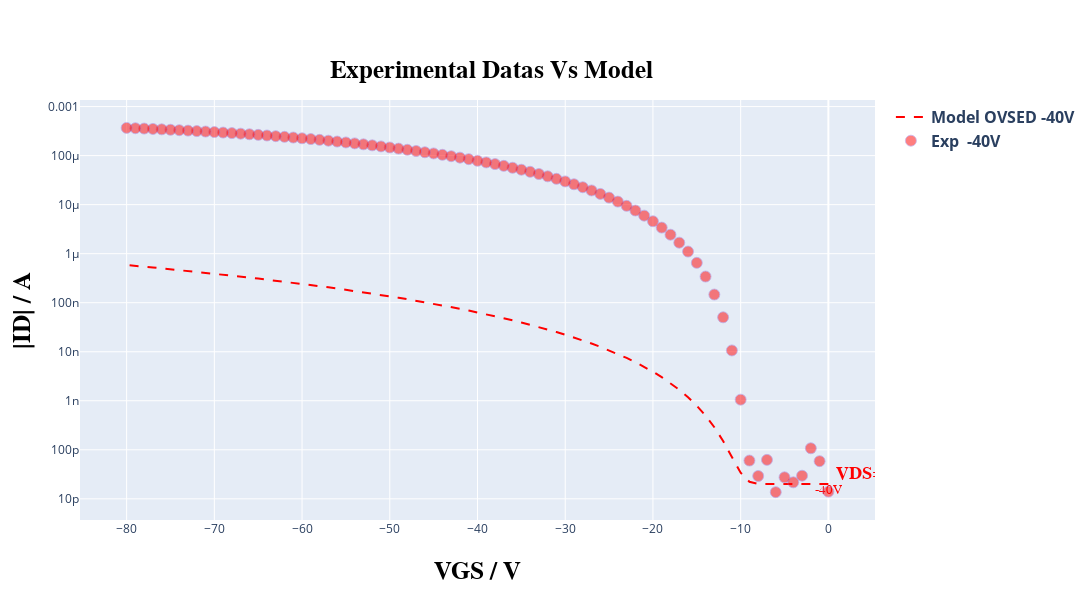
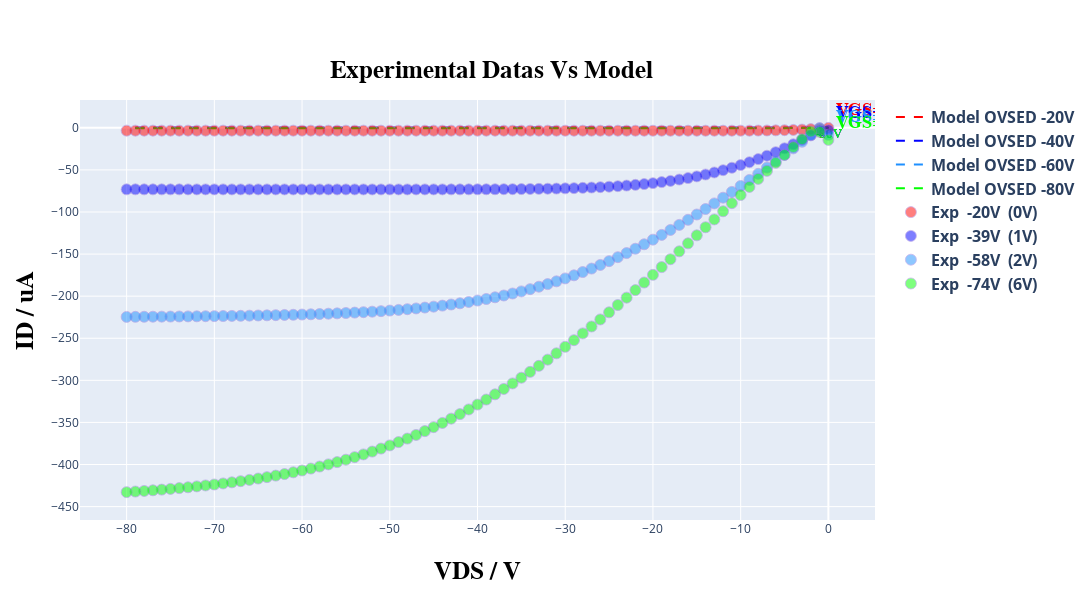

Write notebook code for charts like these, in order.
### Code cell
# @title ##### ***GRAFICS PLOT OPTION:*** { run: "auto" }
option = 'show both curves' # @param ["Show Transfer curve", "Show output curve", "show both curves"]

plot = initialize_graphics_plot(settings['image_size_width'], settings['image_size_height'])
model = instance_model(read, TFTModel, n_points, type_curve_plot, load_parameters, input_voltage, Vv, load_idleak, width_t, count_transfer, tp_tst, settings['experimental_data_scale_transfer'], settings['current_typic'], resistance, current)
in_model_data, in_exp_data, out_model_data, out_exp_data = load_experimental_data(read, count_transfer, Vv, Id, model, count_output)
plot_curves(option, plot, list_tension, list_tension_shift, count_transfer, in_model_data, out_model_data, in_exp_data, out_exp_data, shift_list, settings['select_files'], settings['current_typic'], type_curve_plot)
read.compute_relative_distance(Id, model)

### Figure 1 — Plotly figure (JSON) as saved in the notebook; plotly's stock layout.template omitted (floating-point values rounded to 4 significant figures)
{"data": [{"line": {"color": "rgb(255, 0, 0)", "dash": "dash"}, "mode": "lines+text", "name": "<b>Model OVSED<b> <b>-40V<b>", "text": ["-40V"], "textfont": {"color": "rgb(255, 0, 0)", "family": "Times New Roman", "size": 13}, "textposition": "bottom center", "type": "scatter", "x": [0, -1, -2, -3, -4, -5, -6, -7, -8, -9, -10, -11, -12, -13, -14, -15, -16, -17, -18, -19, -20, -21, -22, -23, -24, -25, -26, -27, -28, -29, -30, -31, -32, -33, -34, -35, -36, -37, -38, -39, -40, -41, -42, -43, -44, -45, -46, -47, -48, -49, -50, -51, -52, -53, -54, -55, -56, -57, -58, -59, -60, -61, -62, -63, -64, -65, -66, -67, -68, -69, -70, -71, -72, -73, -74, -75, -76, -77, -78, -79, -80], "y": [2e-11, 2e-11, 2e-11, 2e-11, 2e-11, 2e-11, 2e-11, 2.001e-11, 2.019e-11, 2.23e-11, 3.42e-11, 7.143e-11, 1.513e-10, 2.891e-10, 4.985e-10, 7.918e-10, 1.181e-09, 1.677e-09, 2.29e-09, 3.032e-09, 3.911e-09, 4.938e-09, 6.122e-09, 7.471e-09, 8.995e-09, 1.07e-08, 1.26e-08, 1.47e-08, 1.701e-08, 1.953e-08, 2.227e-08, 2.525e-08, 2.846e-08, 3.192e-08, 3.564e-08, 3.961e-08, 4.385e-08, 4.836e-08, 5.315e-08, 5.823e-08, 6.36e-08, 6.927e-08, 7.525e-08, 8.154e-08, 8.815e-08, 9.508e-08, 1.023e-07, 1.099e-07, 1.179e-07, 1.262e-07, 1.348e-07, 1.438e-07, 1.532e-07, 1.63e-07, 1.731e-07, 1.836e-07, 1.945e-07, 2.058e-07, 2.174e-07, 2.295e-07, 2.42e-07, 2.549e-07, 2.683e-07, 2.82e-07, 2.962e-07, 3.109e-07, 3.259e-07, 3.414e-07, 3.574e-07, 3.738e-07, 3.907e-07, 4.08e-07, 4.258e-07, 4.441e-07, 4.629e-07, 4.822e-07, 5.019e-07, 5.221e-07, 5.429e-07, 5.641e-07, 5.858e-07]}, {"marker": {"color": "rgb(255, 0, 0)", "line": {"color": "MediumPurple", "width": 0.8}, "opacity": 0.5, "size": 11}, "mode": "markers+text", "name": "<b>Exp <b> <b>-40V<b>", "text": ["<b>VDS<b>=-40V"], "textfont": {"color": "rgb(255, 0, 0)", "family": "Times New Roman", "size": 18}, "textposition": "top right", "type": "scatter", "x": [0, -1, -2, -3, -4, -5, -6, -7, -8, -9, -10, -11, -12, -13, -14, -15, -16, -17, -18, -19, -20, -21, -22, -23, -24, -25, -26, -27, -28, -29, -30, -31, -32, -33, -34, -35, -36, -37, -38, -39, -40, -41, -42, -43, -44, -45, -46, -47, -48, -49, -50, -51, -52, -53, -54, -55, -56, -57, -58, -59, -60, -61, -62, -63, -64, -65, -66, -67, -68, -69, -70, -71, -72, -73, -74, -75, -76, -77, -78, -79, -80], "y": [1.399e-11, 5.865e-11, 1.076e-10, 2.964e-11, 2.174e-11, 2.748e-11, 1.371e-11, 6.235e-11, 2.923e-11, 6.037e-11, 1.054e-09, 1.063e-08, 5.042e-08, 1.468e-07, 3.417e-07, 6.505e-07, 1.105e-06, 1.676e-06, 2.436e-06, 3.402e-06, 4.578e-06, 5.968e-06, 7.592e-06, 9.455e-06, 1.153e-05, 1.391e-05, 1.656e-05, 1.947e-05, 2.265e-05, 2.606e-05, 2.974e-05, 3.365e-05, 3.78e-05, 4.216e-05, 4.677e-05, 5.155e-05, 5.657e-05, 6.178e-05, 6.717e-05, 7.262e-05, 7.852e-05, 8.462e-05, 9.087e-05, 9.73e-05, 0.0001039, 0.0001107, 0.000117, 0.0001242, 0.0001315, 0.0001389, 0.0001464, 0.0001541, 0.0001618, 0.0001697, 0.0001775, 0.0001855, 0.0001935, 0.0002015, 0.0002096, 0.0002176, 0.0002256, 0.0002335, 0.0002415, 0.0002493, 0.0002572, 0.000265, 0.0002727, 0.0002802, 0.0002877, 0.0002951, 0.0003024, 0.0003095, 0.0003165, 0.0003235, 0.0003302, 0.0003368, 0.0003433, 0.0003497, 0.000356, 0.000362, 0.0003679]}], "layout": {"height": 600, "legend": {"font": {"size": 16}}, "title": {"font": {"color": "black", "family": "Overpass", "size": 25}, "text": "<b>Experimental Datas Vs Model<b>", "x": 0.45, "y": 0.9}, "width": 1100, "xaxis": {"title": {"font": {"color": "black", "family": "Overpass", "size": 25}, "standoff": 25, "text": "<b>VGS / V<b>"}}, "yaxis": {"title": {"font": {"color": "black", "family": "Overpass", "size": 25}, "standoff": 10, "text": "<b>|ID| / A<b>"}, "type": "log"}}}

### Figure 2 — Plotly figure (JSON) as saved in the notebook; plotly's stock layout.template omitted (floating-point values rounded to 4 significant figures)
{"data": [{"line": {"color": "rgb(255, 0, 0)", "dash": "dash"}, "mode": "lines+text", "name": "<b>Model OVSED<b> <b>-20V<b>", "text": ["-20V"], "textfont": {"color": "rgb(255, 0, 0)", "family": "Times New Roman", "size": 13}, "textposition": "bottom center", "type": "scatter", "x": [0, -1, -2, -3, -4, -5, -6, -7, -8, -9, -10, -11, -12, -13, -14, -15, -16, -17, -18, -19, -20, -21, -22, -23, -24, -25, -26, -27, -28, -29, -30, -31, -32, -33, -34, -35, -36, -37, -38, -39, -40, -41, -42, -43, -44, -45, -46, -47, -48, -49, -50, -51, -52, -53, -54, -55, -56, -57, -58, -59, -60, -61, -62, -63, -64, -65, -66, -67, -68, -69, -70, -71, -72, -73, -74, -75, -76, -77, -78, -79, -80], "y": [-2e-05, -0.002699, -0.003637, -0.00402, -0.004177, -0.004237, -0.004255, -0.004256, -0.004249, -0.00424, -0.00423, -0.004219, -0.004208, -0.004198, -0.004187, -0.004176, -0.004165, -0.004154, -0.004144, -0.004133, -0.004122, -0.004111, -0.004101, -0.00409, -0.004079, -0.004069, -0.004058, -0.004047, -0.004037, -0.004026, -0.004016, -0.004005, -0.003995, -0.003984, -0.003974, -0.003963, -0.003953, -0.003942, -0.003932, -0.003921, -0.003911, -0.003901, -0.00389, -0.00388, -0.00387, -0.003859, -0.003849, -0.003839, -0.003829, -0.003818, -0.003808, -0.003798, -0.003788, -0.003778, -0.003768, -0.003758, -0.003747, -0.003737, -0.003727, -0.003717, -0.003707, -0.003697, -0.003687, -0.003677, -0.003667, -0.003657, -0.003647, -0.003637, -0.003628, -0.003618, -0.003608, -0.003598, -0.003588, -0.003578, -0.003569, -0.003559, -0.003549, -0.003539, -0.00353, -0.00352, -0.00351]}, {"line": {"color": "rgb(0, 0, 255)", "dash": "dash"}, "mode": "lines+text", "name": "<b>Model OVSED<b> <b>-40V<b>", "text": ["-40V"], "textfont": {"color": "rgb(0, 0, 255)", "family": "Times New Roman", "size": 13}, "textposition": "bottom center", "type": "scatter", "x": [0, -1, -2, -3, -4, -5, -6, -7, -8, -9, -10, -11, -12, -13, -14, -15, -16, -17, -18, -19, -20, -21, -22, -23, -24, -25, -26, -27, -28, -29, -30, -31, -32, -33, -34, -35, -36, -37, -38, -39, -40, -41, -42, -43, -44, -45, -46, -47, -48, -49, -50, -51, -52, -53, -54, -55, -56, -57, -58, -59, -60, -61, -62, -63, -64, -65, -66, -67, -68, -69, -70, -71, -72, -73, -74, -75, -76, -77, -78, -79, -80], "y": [-2e-05, -0.03192, -0.04481, -0.05132, -0.05494, -0.05705, -0.05828, -0.059, -0.0594, -0.05962, -0.05973, -0.05977, -0.05976, -0.05974, -0.0597, -0.05965, -0.0596, -0.05954, -0.05949, -0.05943, -0.05937, -0.05932, -0.05926, -0.0592, -0.05914, -0.05909, -0.05903, -0.05897, -0.05891, -0.05886, -0.0588, -0.05874, -0.05869, -0.05863, -0.05857, -0.05851, -0.05846, -0.0584, -0.05834, -0.05829, -0.05823, -0.05817, -0.05812, -0.05806, -0.058, -0.05794, -0.05789, -0.05783, -0.05777, -0.05772, -0.05766, -0.0576, -0.05755, -0.05749, -0.05744, -0.05738, -0.05732, -0.05727, -0.05721, -0.05715, -0.0571, -0.05704, -0.05698, -0.05693, -0.05687, -0.05682, -0.05676, -0.0567, -0.05665, -0.05659, -0.05654, -0.05648, -0.05643, -0.05637, -0.05631, -0.05626, -0.0562, -0.05615, -0.05609, -0.05604, -0.05598]}, {"line": {"color": "rgb(30, 144, 255)", "dash": "dash"}, "mode": "lines+text", "name": "<b>Model OVSED<b> <b>-60V<b>", "text": ["-60V"], "textfont": {"color": "rgb(30, 144, 255)", "family": "Times New Roman", "size": 13}, "textposition": "bottom center", "type": "scatter", "x": [0, -1, -2, -3, -4, -5, -6, -7, -8, -9, -10, -11, -12, -13, -14, -15, -16, -17, -18, -19, -20, -21, -22, -23, -24, -25, -26, -27, -28, -29, -30, -31, -32, -33, -34, -35, -36, -37, -38, -39, -40, -41, -42, -43, -44, -45, -46, -47, -48, -49, -50, -51, -52, -53, -54, -55, -56, -57, -58, -59, -60, -61, -62, -63, -64, -65, -66, -67, -68, -69, -70, -71, -72, -73, -74, -75, -76, -77, -78, -79, -80], "y": [-2e-05, -0.11, -0.1561, -0.1805, -0.1949, -0.2039, -0.2098, -0.2136, -0.2162, -0.2179, -0.2189, -0.2196, -0.22, -0.2203, -0.2204, -0.2204, -0.2204, -0.2203, -0.2202, -0.2201, -0.22, -0.2199, -0.2198, -0.2196, -0.2195, -0.2194, -0.2193, -0.2191, -0.219, -0.2189, -0.2187, -0.2186, -0.2185, -0.2183, -0.2182, -0.2181, -0.218, -0.2178, -0.2177, -0.2176, -0.2174, -0.2173, -0.2172, -0.2171, -0.2169, -0.2168, -0.2167, -0.2165, -0.2164, -0.2163, -0.2161, -0.216, -0.2159, -0.2158, -0.2156, -0.2155, -0.2154, -0.2152, -0.2151, -0.215, -0.2149, -0.2147, -0.2146, -0.2145, -0.2143, -0.2142, -0.2141, -0.214, -0.2138, -0.2137, -0.2136, -0.2134, -0.2133, -0.2132, -0.2131, -0.2129, -0.2128, -0.2127, -0.2126, -0.2124, -0.2123]}, {"line": {"color": "rgb(0, 255, 0)", "dash": "dash"}, "mode": "lines+text", "name": "<b>Model OVSED<b> <b>-80V<b>", "text": ["-80V"], "textfont": {"color": "rgb(0, 255, 0)", "family": "Times New Roman", "size": 13}, "textposition": "bottom center", "type": "scatter", "x": [0, -1, -2, -3, -4, -5, -6, -7, -8, -9, -10, -11, -12, -13, -14, -15, -16, -17, -18, -19, -20, -21, -22, -23, -24, -25, -26, -27, -28, -29, -30, -31, -32, -33, -34, -35, -36, -37, -38, -39, -40, -41, -42, -43, -44, -45, -46, -47, -48, -49, -50, -51, -52, -53, -54, -55, -56, -57, -58, -59, -60, -61, -62, -63, -64, -65, -66, -67, -68, -69, -70, -71, -72, -73, -74, -75, -76, -77, -78, -79, -80], "y": [-2e-05, -0.225, -0.321, -0.3726, -0.4039, -0.424, -0.4376, -0.4469, -0.4534, -0.4579, -0.461, -0.4632, -0.4647, -0.4657, -0.4663, -0.4667, -0.4669, -0.467, -0.467, -0.4669, -0.4668, -0.4667, -0.4665, -0.4664, -0.4662, -0.466, -0.4658, -0.4656, -0.4654, -0.4652, -0.465, -0.4648, -0.4646, -0.4643, -0.4641, -0.4639, -0.4637, -0.4635, -0.4633, -0.4631, -0.4629, -0.4627, -0.4625, -0.4623, -0.4621, -0.4619, -0.4617, -0.4615, -0.4612, -0.461, -0.4608, -0.4606, -0.4604, -0.4602, -0.46, -0.4598, -0.4596, -0.4594, -0.4592, -0.459, -0.4588, -0.4586, -0.4584, -0.4581, -0.4579, -0.4577, -0.4575, -0.4573, -0.4571, -0.4569, -0.4567, -0.4565, -0.4563, -0.4561, -0.4559, -0.4557, -0.4555, -0.4553, -0.4551, -0.4549, -0.4547]}, {"marker": {"color": "rgb(255, 0, 0)", "line": {"color": "MediumPurple", "width": 0.8}, "opacity": 0.5, "size": 11}, "mode": "markers+text", "name": "<b>Exp <b> <b>-20V<b> <b> (0V)<b>", "text": ["<b>VGS<b>=-20V  (0)"], "textfont": {"color": "rgb(255, 0, 0)", "family": "Times New Roman", "size": 18}, "textposition": "top right", "type": "scatter", "x": [0, -1, -2, -3, -4, -5, -6, -7, -8, -9, -10, -11, -12, -13, -14, -15, -16, -17, -18, -19, -20, -21, -22, -23, -24, -25, -26, -27, -28, -29, -30, -31, -32, -33, -34, -35, -36, -37, -38, -39, -40, -41, -42, -43, -44, -45, -46, -47, -48, -49, -50, -51, -52, -53, -54, -55, -56, -57, -58, -59, -60, -61, -62, -63, -64, -65, -66, -67, -68, -69, -70, -71, -72, -73, -74, -75, -76, -77, -78, -79, -80], "y": [-0.07059, -0.8353, -1.54, -2.087, -2.501, -2.805, -3.025, -3.178, -3.283, -3.351, -3.393, -3.418, -3.433, -3.44, -3.443, -3.444, -3.443, -3.442, -3.44, -3.438, -3.435, -3.433, -3.43, -3.428, -3.426, -3.423, -3.421, -3.419, -3.416, -3.414, -3.412, -3.41, -3.408, -3.406, -3.404, -3.402, -3.401, -3.399, -3.397, -3.395, -3.393, -3.391, -3.39, -3.388, -3.386, -3.385, -3.383, -3.381, -3.38, -3.379, -3.377, -3.376, -3.374, -3.373, -3.372, -3.37, -3.369, -3.368, -3.366, -3.365, -3.364, -3.362, -3.361, -3.36, -3.359, -3.358, -3.356, -3.355, -3.354, -3.353, -3.352, -3.351, -3.35, -3.349, -3.348, -3.346, -3.345, -3.344, -3.343, -3.342, -3.342]}, {"marker": {"color": "rgb(0, 0, 255)", "line": {"color": "MediumPurple", "width": 0.8}, "opacity": 0.5, "size": 11}, "mode": "markers+text", "name": "<b>Exp <b> <b>-39V<b> <b> (1V)<b>", "text": ["<b>VGS<b>=-40V  (1)"], "textfont": {"color": "rgb(0, 0, 255)", "family": "Times New Roman", "size": 18}, "textposition": "top right", "type": "scatter", "x": [0, -1, -2, -3, -4, -5, -6, -7, -8, -9, -10, -11, -12, -13, -14, -15, -16, -17, -18, -19, -20, -21, -22, -23, -24, -25, -26, -27, -28, -29, -30, -31, -32, -33, -34, -35, -36, -37, -38, -39, -40, -41, -42, -43, -44, -45, -46, -47, -48, -49, -50, -51, -52, -53, -54, -55, -56, -57, -58, -59, -60, -61, -62, -63, -64, -65, -66, -67, -68, -69, -70, -71, -72, -73, -74, -75, -76, -77, -78, -79, -80], "y": [-2.752, -3.257, -8.978, -14.35, -19.51, -24.35, -28.91, -33.16, -37.14, -40.84, -44.27, -47.45, -50.36, -53.04, -55.47, -57.69, -59.68, -61.47, -63.06, -64.48, -65.72, -66.82, -67.77, -68.6, -69.33, -69.95, -70.49, -70.95, -71.34, -71.66, -71.94, -72.17, -72.36, -72.52, -72.65, -72.76, -72.85, -72.92, -72.98, -73.02, -73.06, -73.09, -73.11, -73.13, -73.14, -73.15, -73.16, -73.17, -73.18, -73.18, -73.19, -73.19, -73.19, -73.19, -73.19, -73.19, -73.18, -73.18, -73.18, -73.18, -73.18, -73.18, -73.18, -73.17, -73.17, -73.16, -73.16, -73.15, -73.15, -73.14, -73.14, -73.14, -73.14, -73.14, -73.13, -73.13, -73.12, -73.12, -73.11, -73.11, -73.1]}, {"marker": {"color": "rgb(30, 144, 255)", "line": {"color": "MediumPurple", "width": 0.8}, "opacity": 0.5, "size": 11}, "mode": "markers+text", "name": "<b>Exp <b> <b>-58V<b> <b> (2V)<b>", "text": ["<b>VGS<b>=-60V  (2)"], "textfont": {"color": "rgb(30, 144, 255)", "family": "Times New Roman", "size": 18}, "textposition": "top right", "type": "scatter", "x": [0, -1, -2, -3, -4, -5, -6, -7, -8, -9, -10, -11, -12, -13, -14, -15, -16, -17, -18, -19, -20, -21, -22, -23, -24, -25, -26, -27, -28, -29, -30, -31, -32, -33, -34, -35, -36, -37, -38, -39, -40, -41, -42, -43, -44, -45, -46, -47, -48, -49, -50, -51, -52, -53, -54, -55, -56, -57, -58, -59, -60, -61, -62, -63, -64, -65, -66, -67, -68, -69, -70, -71, -72, -73, -74, -75, -76, -77, -78, -79, -80], "y": [-8.227, -0.287, -8.565, -16.58, -24.48, -32.2, -39.81, -47.29, -54.68, -61.93, -69.06, -76.11, -83.01, -89.81, -96.46, -103.0, -109.3, -115.3, -121.3, -127.2, -132.9, -138.4, -143.7, -148.8, -153.7, -158.4, -162.9, -167.2, -171.3, -175.2, -178.9, -182.4, -185.7, -188.8, -191.7, -194.3, -196.9, -199.2, -201.3, -203.4, -205.2, -206.9, -208.5, -209.9, -211.2, -212.4, -213.6, -214.6, -215.5, -216.3, -217.1, -217.8, -218.4, -219.0, -219.5, -220.0, -220.4, -220.8, -221.2, -221.5, -221.8, -222.1, -222.3, -222.6, -222.8, -223.0, -223.2, -223.3, -223.5, -223.6, -223.7, -223.8, -224.0, -224.0, -224.1, -224.2, -224.3, -224.4, -224.5, -224.5, -224.6]}, {"marker": {"color": "rgb(0, 255, 0)", "line": {"color": "MediumPurple", "width": 0.8}, "opacity": 0.5, "size": 11}, "mode": "markers+text", "name": "<b>Exp <b> <b>-74V<b> <b> (6V)<b>", "text": ["<b>VGS<b>=-80V  (6)"], "textfont": {"color": "rgb(0, 255, 0)", "family": "Times New Roman", "size": 18}, "textposition": "top right", "type": "scatter", "x": [0, -1, -2, -3, -4, -5, -6, -7, -8, -9, -10, -11, -12, -13, -14, -15, -16, -17, -18, -19, -20, -21, -22, -23, -24, -25, -26, -27, -28, -29, -30, -31, -32, -33, -34, -35, -36, -37, -38, -39, -40, -41, -42, -43, -44, -45, -46, -47, -48, -49, -50, -51, -52, -53, -54, -55, -56, -57, -58, -59, -60, -61, -62, -63, -64, -65, -66, -67, -68, -69, -70, -71, -72, -73, -74, -75, -76, -77, -78, -79, -80], "y": [-14.39, -4.945, -4.364, -13.5, -22.86, -32.22, -41.65, -51.13, -60.68, -70.22, -79.83, -89.53, -99.16, -108.8, -118.1, -127.7, -137.3, -146.7, -156.1, -165.5, -174.7, -183.8, -192.8, -201.7, -210.5, -219.2, -227.7, -236.0, -244.2, -252.3, -260.2, -267.9, -275.4, -282.8, -289.9, -296.9, -303.7, -310.2, -316.6, -322.8, -328.8, -334.6, -340.1, -345.5, -350.6, -355.6, -360.3, -364.9, -369.2, -373.4, -377.3, -381.1, -384.6, -388.0, -391.2, -394.3, -397.1, -399.8, -402.4, -404.8, -407.1, -409.3, -411.3, -413.2, -415.0, -416.7, -418.3, -419.8, -421.2, -422.5, -423.7, -424.9, -426.0, -427.0, -428.0, -429.0, -429.8, -430.6, -431.4, -432.1, -432.8]}], "layout": {"height": 600, "legend": {"font": {"size": 16}}, "title": {"font": {"color": "black", "family": "Overpass", "size": 25}, "text": "<b>Experimental Datas Vs Model<b>", "x": 0.45, "y": 0.9}, "width": 1100, "xaxis": {"title": {"font": {"color": "black", "family": "Overpass", "size": 25}, "standoff": 25, "text": "<b>VDS / V<b>"}}, "yaxis": {"title": {"font": {"color": "black", "family": "Overpass", "size": 25}, "standoff": 10, "text": "<b>ID / uA<b>"}, "type": "linear"}}}
